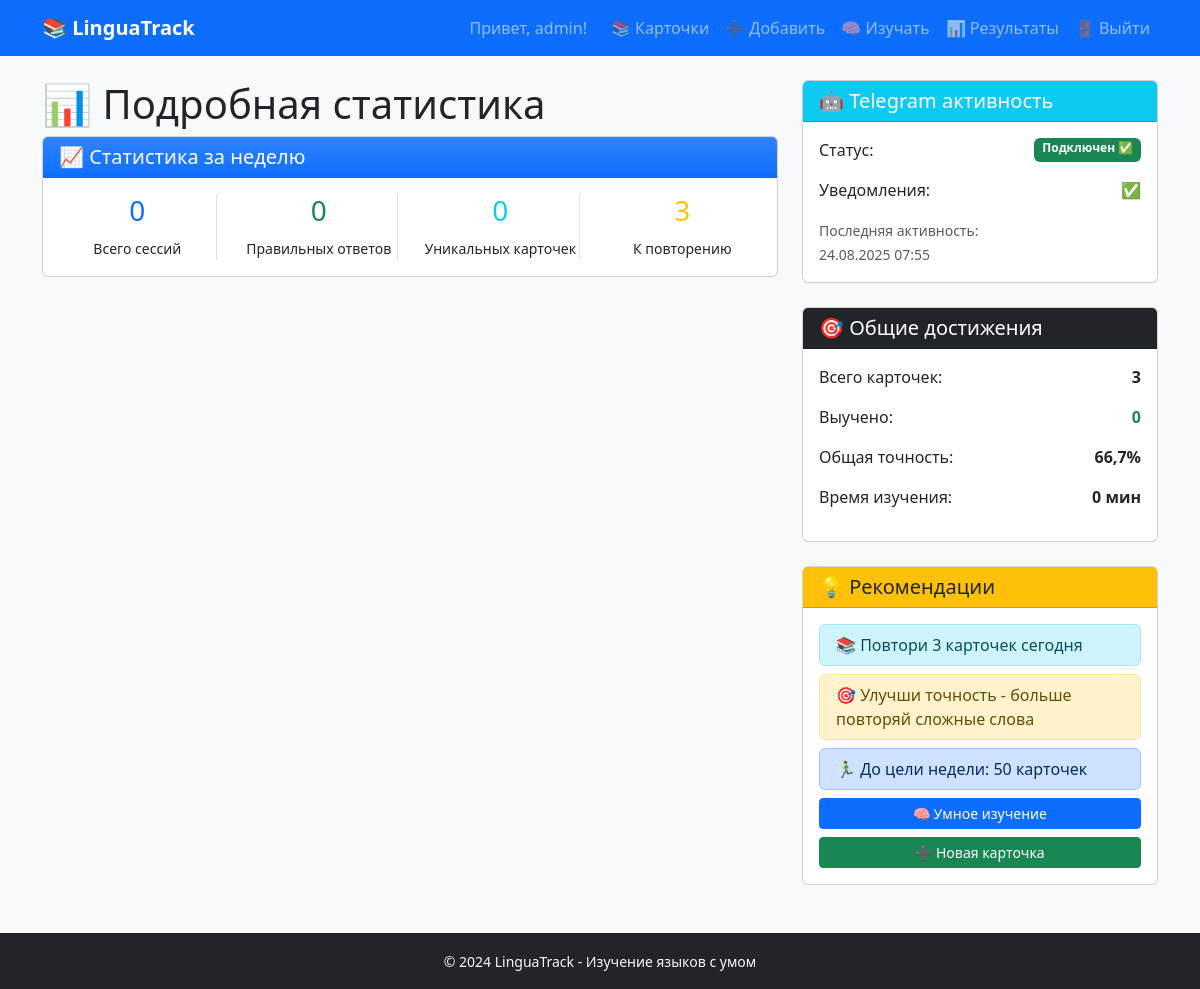
Page /cards/study/results/ (signed in) on the committed database.
### telegram_bot/models.py (models this page shows, shortened)
class TelegramUser(models.Model):
    user = models.OneToOneField(User, on_delete=models.CASCADE, related_name='telegram_profile')
    telegram_id = models.BigIntegerField('Telegram ID', unique=True)
    username = models.CharField('Telegram Username', max_length=100, blank=True)
    first_name = models.CharField('Имя', max_length=100, blank=True)
    last_name = models.CharField('Фамилия', max_length=100, blank=True)
    language_code = models.CharField('Язык', max_length=10, default='ru')
    notifications_enabled = models.BooleanField('Уведомления включены', default=True)
    reminder_time = models.TimeField('Время напоминаний', default='18:00')
    timezone = models.CharField('Часовой пояс', max_length=50, default='Europe/Moscow')
    is_active = models.BooleanField('Активен', default=True)
    created_at = models.DateTimeField('Дата регистрации', auto_now_add=True)
    last_interaction = models.DateTimeField('Последнее взаимодействие', auto_now=True)
    class Meta:
        verbose_name = 'Telegram пользователь'
        verbose_name_plural = 'Telegram пользователи'

### cards/models.py (models this page shows, shortened)
class UserStats(models.Model):
    user = models.OneToOneField(User, on_delete=models.CASCADE, related_name='stats')
    total_cards = models.IntegerField('Всего карточек', default=0)
    learned_cards = models.IntegerField('Выученных карточек', default=0)
    total_sessions = models.IntegerField('Всего сессий', default=0)
    correct_answers = models.IntegerField('Правильных ответов', default=0)
    last_study = models.DateTimeField('Последнее изучение', null=True, blank=True)
    streak_days = models.IntegerField('Дней подряд', default=0)
    study_time_minutes = models.IntegerField('Время изучения (мин)', default=0)
    weekly_goal = models.IntegerField('Недельная цель (карточек)', default=50)
    current_week_studied = models.IntegerField('Изучено на этой неделе', default=0)
    class Meta:
        verbose_name = 'Статистика пользователя'
        verbose_name_plural = 'Статистика пользователей'
    @property
    def accuracy_rate(self):
        if self.total_sessions == 0:
            return 0
        return round((self.correct_answers / self.total_sessions) * 100, 1)

### cards/views.py (the view)
# urls.py: path('study/results/', views.study_results, name='study_results'),
@login_required
def study_results(request):
    recent_sessions = StudySession.objects.filter(
        user=request.user
    ).select_related('card')[:20]
    week_ago = timezone.now() - timedelta(days=7)
    week_sessions = StudySession.objects.filter(
        user=request.user,
        created_at__gte=week_ago
    )
    week_stats = {
        'total': week_sessions.count(),
        'correct': week_sessions.filter(result__in=['perfect', 'correct']).count(),
        'cards_studied': week_sessions.values('card').distinct().count()
    }
    due_cards = Card.objects.filter(
        user=request.user,
        schedule__next_review__lte=timezone.now()
    ).count()
    stats, _ = UserStats.objects.get_or_create(user=request.user)
    cards_left_to_goal = max(0, stats.weekly_goal - stats.current_week_studied)
    context = {
        'recent_sessions': recent_sessions,
        'week_stats': week_stats,
        'due_cards': due_cards,
        'stats': stats,
        'cards_left_to_goal': cards_left_to_goal,  # Новое поле
    }
    return render(request, 'cards/study_results.html', context)

### cards/templates/cards/study_results.html (shortened to what this page needs)
{% extends 'cards/base.html' %}
{% block content %}
<div class="row">
    <div class="col-md-8">
        <h1>📊 Подробная статистика</h1>
        <div class="card mb-4">
            <div class="card-header bg-gradient bg-primary text-white">
                <h5 class="mb-0">📈 Статистика за неделю</h5>
            </div>
            <div class="card-body">
                <div class="row text-center">
                    <div class="col-md-3">
                        <div class="border-end">
                            <h3 class="text-primary">{{ week_stats.total }}</h3>
                            <small>Всего сессий</small>
                        </div>
                    </div>
                    <div class="col-md-3">
                        <div class="border-end">
                            <h3 class="text-success">{{ week_stats.correct }}</h3>
                            <small>Правильных ответов</small>
                        </div>
                    </div>
                    <div class="col-md-3">
                        <div class="border-end">
                            <h3 class="text-info">{{ week_stats.cards_studied }}</h3>
                            <small>Уникальных карточек</small>
                        </div>
                    </div>
                    <div class="col-md-3">
                        <h3 class="text-warning">{{ due_cards }}</h3>
                        <small>К повторению</small>
                    </div>
                </div>
            </div>
        </div>
    </div>
    <div class="col-md-4">
        {% if user.telegram_profile %}
            <div class="card mb-4">
                <div class="card-header bg-info text-white">
                    <h5 class="mb-0">🤖 Telegram активность</h5>
                </div>
                <div class="card-body">
                    <div class="mb-3">
                        <div class="d-flex justify-content-between">
                            <span>Статус:</span>
                            <span class="badge bg-success">Подключен ✅</span>
                        </div>
                    </div>
                    <div class="mb-3">
                        <div class="d-flex justify-content-between">
                            <span>Уведомления:</span>
                            <span class="
                                {% if user.telegram_profile.notifications_enabled %}text-success
                                {% else %}text-danger{% endif %}">
                                {% if user.telegram_profile.notifications_enabled %}✅{% else %}❌{% endif %}
                            </span>
                        </div>
                    </div>
                    <small class="text-muted">
                        Последняя активность:<br>
                        {{ user.telegram_profile.last_interaction|date:"d.m.Y H:i" }}
                    </small>
                </div>
            </div>
        {% endif %}
        <div class="card mb-4">
            <div class="card-header bg-dark text-white">
                <h5 class="mb-0">🎯 Общие достижения</h5>
            </div>
            <div class="card-body">
                <div class="mb-3">
                    <div class="d-flex justify-content-between">
                        <span>Всего карточек:</span>
                        <span class="fw-bold">{{ stats.total_cards }}</span>
                    </div>
                </div>
                <div class="mb-3">
                    <div class="d-flex justify-content-between">
                        <span>Выучено:</span>
                        <span class="fw-bold text-success">{{ stats.learned_cards }}</span>
                    </div>
                </div>
                <div class="mb-3">
                    <div class="d-flex justify-content-between">
                        <span>Общая точность:</span>
                        <span class="fw-bold">{{ stats.accuracy_rate }}%</span>
                    </div>
                </div>
                <div class="mb-3">
                    <div class="d-flex justify-content-between">
                        <span>Время изучения:</span>
                        <span class="fw-bold">{{ stats.study_time_minutes }} мин</span>
                    </div>
                </div>
            </div>
        </div>
        <div class="card">
            <div class="card-header bg-warning">
                <h5 class="mb-0">💡 Рекомендации</h5>
            </div>
            <div class="card-body">
                {% if due_cards > 0 %}
                    <div class="alert alert-info py-2 mb-2">
                        📚 Повтори {{ due_cards }} карточек сегодня
                    </div>
                {% endif %}
                {% if stats.accuracy_rate < 70 %}
                    <div class="alert alert-warning py-2 mb-2">
                        🎯 Улучши точность - больше повторяй сложные слова
                    </div>
                {% endif %}
                {% if stats.current_week_studied < stats.weekly_goal %}
                    <div class="alert alert-primary py-2 mb-2">
                        🏃‍♂️ До цели недели: {{ cards_left_to_goal }} карточек
                    </div>
                {% endif %}
                <div class="d-grid gap-2">
                    {% if due_cards > 0 %}
                        <a href="{% url 'cards:smart_study' %}" class="btn btn-primary btn-sm">
                            🧠 Умное изучение
                        </a>
                    {% endif %}
                    <a href="{% url 'cards:card_create' %}" class="btn btn-success btn-sm">
                        ➕ Новая карточка
                    </a>
                </div>
            </div>
        </div>
    </div>
</div>
{% endblock %}

### cards/templates/cards/base.html (shortened to what this page needs)
<!DOCTYPE html>
<html lang="ru">
<head>
    <link href="https://cdn.jsdelivr.net/npm/bootstrap@5.3.2/dist/css/bootstrap.min.css" rel="stylesheet">
</head>
<body class="bg-light">
    <nav class="navbar navbar-expand-lg navbar-dark bg-primary">
        <div class="container">
            <a class="navbar-brand fw-bold" href="{% url 'cards:card_list' %}">
                📚 LinguaTrack
            </a>
            <div class="collapse navbar-collapse" id="navbarNav">
                <div class="navbar-nav ms-auto">
                    {% if user.is_authenticated %}
                        <span class="navbar-text me-3">
                            Привет, {{ user.username }}!
                        </span>
                        <a class="nav-link" href="{% url 'cards:card_list' %}">📚 Карточки</a>
                        <a class="nav-link" href="{% url 'cards:card_create' %}">➕ Добавить</a>
                        <a class="nav-link" href="{% url 'cards:smart_study' %}">🧠 Изучать</a>
                        <a class="nav-link" href="{% url 'cards:study_results' %}">📊 Результаты</a>
                        <a class="nav-link" href="{% url 'logout' %}">🚪 Выйти</a>
                    {% else %}
                        <a class="nav-link" href="{% url 'login' %}">🔑 Войти</a>
                        <a class="nav-link" href="{% url 'register' %}">✨ Регистрация</a>
                    {% endif %}
                </div>
            </div>
        </div>
    </nav>
    <main class="container mt-4">
        {% block content %}
        {% endblock %}
    </main>
    <footer class="bg-dark text-light text-center py-3 mt-5">
        <div class="container">
            <small>&copy; 2024 LinguaTrack - Изучение языков с умом</small>
        </div>
    </footer>
</body>
</html>

### rows in the picture
UserStats: total_cards "3", learned_cards "0", accuracy_rate "66,7", study_time_minutes "0"

### other values in the picture
{{ user.username }} "admin"
{{ week_stats.total }} "0"
{{ week_stats.correct }} "0"
{{ week_stats.cards_studied }} "0"
{{ due_cards }} "3"
{{ user.telegram_profile.last_interaction|date:"d.m.Y H:i" }} "24.08.2025 07:55"
{{ cards_left_to_goal }} "50"
